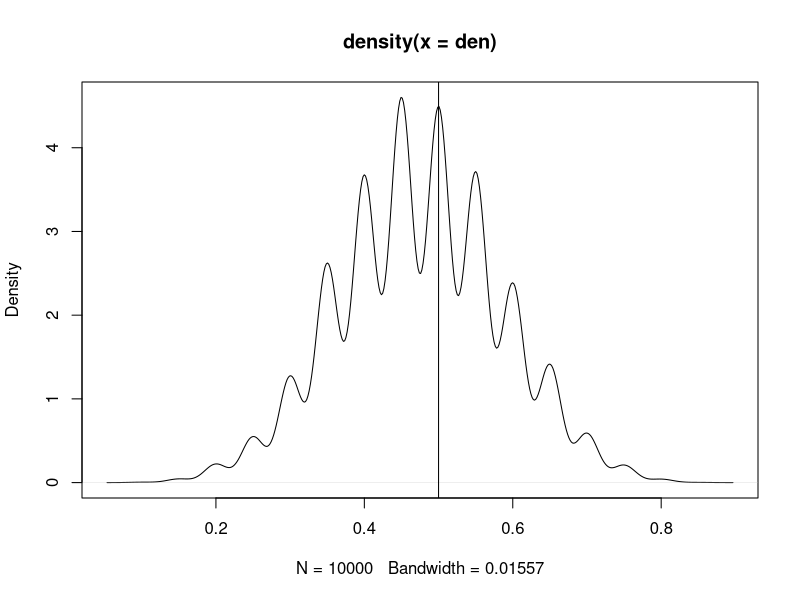
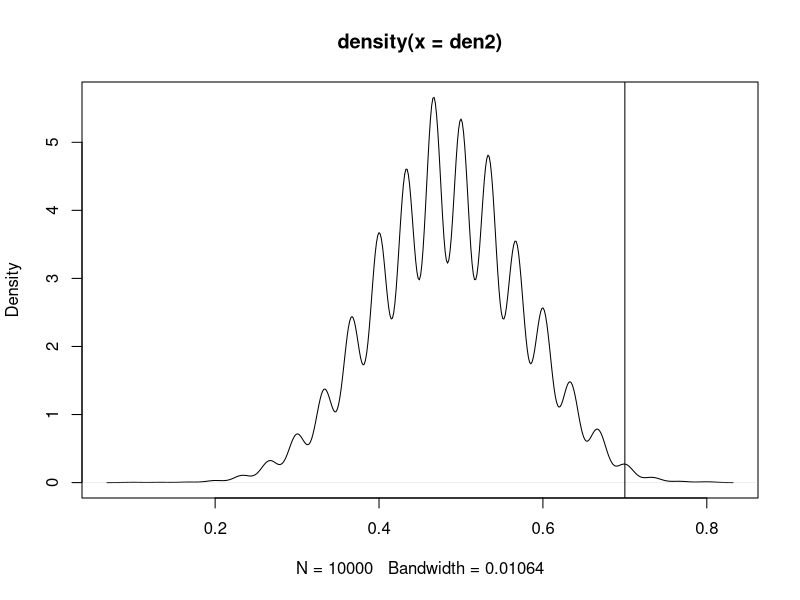

The R script that drew these images, in order: (Note: a time limit stopped this script after it produced the figures.)
# Based on a permutation test with 10,000 replications, does Class 1 increase ACT scores on average?
# Answer the same question for Class 2? 

act <- read.table('act.txt', header = TRUE)
attach(act)

# Observed Stats for both classes
obs.class1 <- mean((post[class == 'class1'] - pre[class == 'class1']) > 0) 
obs.class2 <- mean((post[class == 'class2'] - pre[class == 'class2']) > 0) 


# Null Hypothesis: That neither class makes any difference in score. There is no difference. 

# Permute before and after

act.permute <- function(dataset = act, nReps = 10000) {
  result <- NULL
  for ( i in 1:as.numeric(nReps)) {
    dat <- dataset[,1:2]
    for ( j in 1:nrow(dataset) ) {
      dat[j,1:2] <- sample(act[j,1:2])
    }
    result[i] <- mean((dat[,2] - dat[,1]) > 0)
  }
  result
}

# Class 1 based on Class 1 distribution
den <- act.permute(act[class == 'class1',])
plot(density(den))
abline(v = obs.class1)
mean(abs(den)>=abs(obs.class1))

# Class 2 based on Class 2 distribution
den2 <- act.permute(act[class == 'class2',])
plot(density(den2))
abline(v = obs.class2)
mean(abs(den)>=abs(obs.class2))

# Class 1 & 2 based on overall distribution
den3 <- act.permute(act)
plot(density(den3))
abline(v = obs.class1, col = 'red')
abline(v = obs.class2, col = 'blue')

mean(abs(den3)>=abs(obs.class1))
mean(abs(den3)>=abs(obs.class2))

# Class 1 Has an insignficant result meaning it does not on average increase scores significant;y, but class 2 is significant
# meaning it does in fact raise scores more than would be expected from natural variation.

# Write a conclusion (as R comments) as to which class (or, neither class) you would recommend. Justify your answers.
#
# I recommend the second class for those searching for an ACT prep class. While half of the students reported higher scores in
# the first class this actually is not significantly different from what would be expected. On the other hand the second class
# has shown that 70% of students reported and increased score which is significantly more than what would be expected if there
# was no true improvement.
